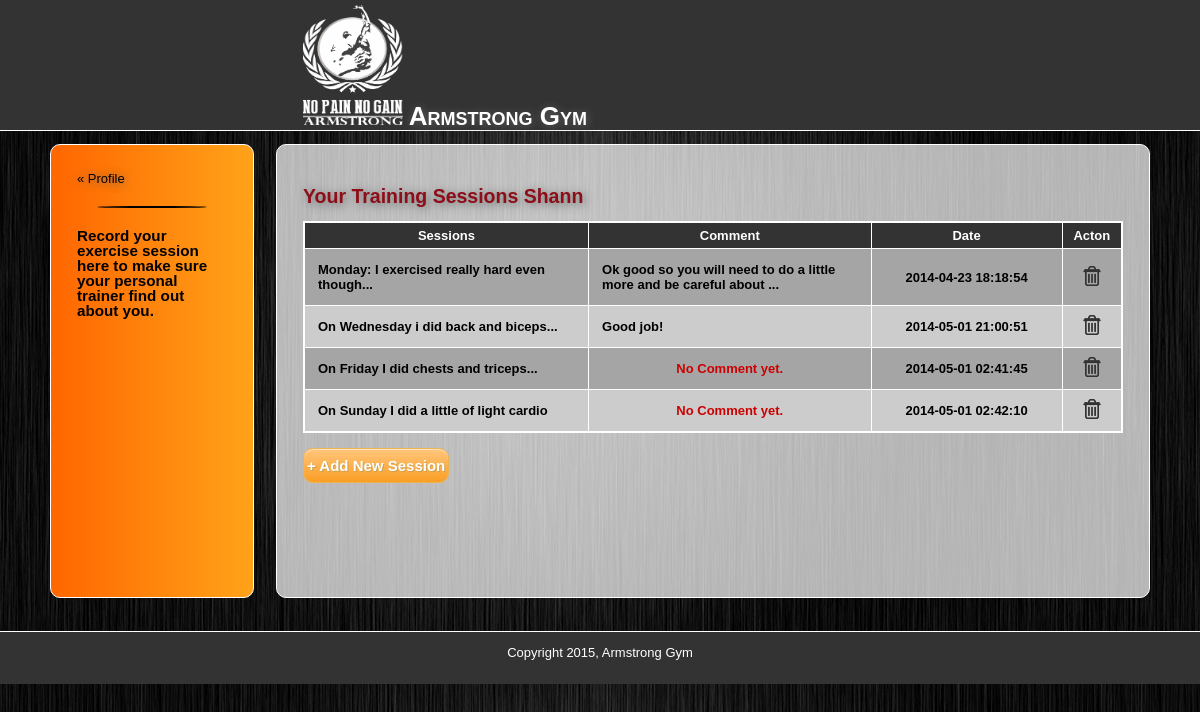
The page /sessions.php (signed in) on the database its author committed.
### tables this page shows
CREATE TABLE `sessions` (
  `id` int(11) NOT NULL AUTO_INCREMENT,
  `user_id` int(11) NOT NULL,
  `session_entry` text,
  `comment` text,
  `date` timestamp NULL DEFAULT CURRENT_TIMESTAMP ON UPDATE CURRENT_TIMESTAMP,
  PRIMARY KEY (`id`),
  KEY `user_id` (`user_id`),
  CONSTRAINT `sessions_ibfk_1` FOREIGN KEY (`user_id`) REFERENCES `users` (`id`) ON DELETE CASCADE ON UPDATE CASCADE
);

### includes/functions.php (called while the page is built, shortened)
<?php
function find_session_by_user_id($id) {
	global $connection;
	$query = "SELECT * ";
	$query .= "FROM sessions ";
	$query .= "WHERE user_id = {$id}";
	$session_set = mysqli_query($connection, $query);
	return $session_set;
}

### public/sessions.php (the view, shortened to what this page needs)
<?php require_once("../includes/db_connection.php");            ?>
<?php require_once("../includes/functions.php");            ?>
<?php
  $user_id = $_SESSION["id"];
  $session_set = find_session_by_user_id($user_id);
?>
<?php include("../includes/layouts/header.php"); ?>
<div id="main">
    <div id="navigation">
        <p><a href="user_content.php">&laquo; Profile</a></p>
        <hr />
        <h3>Record your exercise session here to make sure your personal trainer find out about you.</h3>
    </div>
    <div id="page">
        <h2>Your Training Sessions <?php echo ucfirst(htmlentities($_SESSION["username"])); ?></h2>
        <?php if (mysqli_num_rows($session_set) == 0) { ?>
              <h3 style="color: #006633;">No Session Yet. You can add one.</h3>
          <?php } else { ?>
              <table border="1" style="border-collapse: collapse;">
                  <tr>
                      <th style="width: 300px;">Sessions</th>
                      <th style="width: 300px;">Comment</th>
                      <th style="width: 200px;">Date</th>
                      <th style="width: 50px;">Acton</th>
                  </tr>
                  <?php while ($session = mysqli_fetch_assoc($session_set)) { ?>
                      <tr>
                          <td style="padding: 1em;"><?php echo htmlentities($session["session_entry"]); ?></td>
                          <td style="padding: 1em;">
                              <?php if (empty($session["comment"])) { ?>
                                  <p class="centered" style="color:#CC0000;">No Comment yet.</p>
                              <?php } echo htmlentities($session["comment"]); ?>
                          </td>
                          <td class="centered"><?php echo htmlentities($session["date"]); ?></td>
                          <td class="centered">
                              <a class="link e_d_img" title="Delete" href="delete_session.php?id=<?php echo urlencode($session["id"]); ?>" onclick="return confirm('Are you sure you want to delete this session entry?Your trainer will not be able to see that!');">
                                  <img src="images/delete-icon.png" alt="Delete">
                              </a>
                          </td>
                      </tr>
                  <?php } ?>
              </table> <br />
          <?php } ?>
        <button class="buttons" onclick="window.location.href = 'new_session.php';">+ Add New Session</button>
    </div>
</div>
<?php include("../includes/layouts/footer.php"); ?>

### public/stylesheets/public.css (style rules this page uses)
* { margin: 0; padding: 0; }
body { font-family: "Century Gothic", Tahoma, Helvetica, Arial, sans-serif; background-image: url(../images/gym.jpg); width: 100%; height: 100%; font-size: 13px; line-height: 15px; margin: 0 auto; min-width: 900px; }
img { border: none; }
button { padding: 3px; }
a { color: #8D0D19; text-shadow: 1px 1px 10px #666; }
#main { min-height: 500px; width: 1100px; margin: auto; }
#navigation { min-height: 400px; float: left; margin: 1em 0; padding: 2em; width: 150px; font-family: "Century Gothic", Tahoma, Helvetica, Arial, sans-serif; color: #000000; border: 1px solid white; -webkit-border-radius: 10px; -moz-border-radius: 10px; -o-border-radius: 10px; border-radius: 10px; background: -webkit-linear-gradient(270deg, #FFA319, #FF6600); background: -moz-linear-gradient(270deg, #FFA319, #FF6600); background: -o-linear-gradient(270deg, #FFA319, #FF6600); background: -ms-linear-gradient(270deg, #FFA319, #FF6600); background: linear-gradient(270deg, #FFA319, #FF6600); }
#navigation a { font-family: Helvetica, Arial, sans-serif; color: black; text-decoration: none; }
#page { margin: 1em 0; float: right; min-height: 400px; width: 820px; background-color: rgba(255,255,255, 0.7); padding: 2em; border: 1px solid white; -webkit-border-radius: 10px; -moz-border-radius: 10px; -o-border-radius: 10px; border-radius: 10px; }
#page h2 { color: #8D0D19; line-height: 50px; text-shadow: 2px 2px 10px #666; }
.link { text-decoration: none; }
td { padding: 0 1px; font-weight: bold; }
th { background-color: #333333; color: #FFFFFF; padding: 5px; border: 1px solid white; }
table { border: 2px solid white; border-collapse: collapse; }
hr { margin: 20px; border: 1px black solid; -webkit-border-radius: 50%; -moz-border-radius: 50%; -o-border-radius: 50%; -ms-border-radius: 50%; border-radius: 50%; }
.centered { text-align: center; }
.buttons { -moz-box-shadow:inset 0px 1px 0px 0px #fce2c1; -webkit-box-shadow:inset 0px 1px 0px 0px #fce2c1; box-shadow:inset 0px 1px 0px 0px #fce2c1; background:-webkit-gradient( linear, left top, left bottom, color-stop(0.05, #ffc477), color-stop(1, #fb9e25) ); background:-moz-linear-gradient( center top, #ffc477 5%, #fb9e25 100% ); filter:progid:DXImageTransform.Microsoft.gradient(startColorstr='#ffc477', endColorstr='#fb9e25'); background-color:#ffc477; -webkit-border-radius:10px; -moz-border-radius:10px; border-radius:10px; border:1px solid #eeb44f; display:inline-block; color:#ffffff; font-family:Arial; font-size:15px; font-weight:bold; height:35px; line-height:25px; text-align:center; text-shadow:1px 1px 0px #cc9f52; }

### public/sessions.php (style rules this page uses)
tr:nth-child(odd) { background-color: #cccccc; }
tr:nth-child(even) { background-color: #a5a5a5; }
td { border-right: 1px solid white; }

### rows shown on the page
sessions: session_entry "Monday: I exercised really hard even though...", comment "Ok good so you will need to do a little more and be careful about ...", date "2014-04-23 18:18:54"
sessions: session_entry "On Wednesday i did back and biceps...", comment "Good job!", date "2014-05-01 21:00:51"
sessions: session_entry "On Friday I did chests and triceps...", shows "No Comment yet.", date "2014-05-01 02:41:45"
sessions: session_entry "On Sunday I did a little of light cardio", shows "No Comment yet.", date "2014-05-01 02:42:10"

### other values the page prints
$_SESSION["username"] "Shann"
